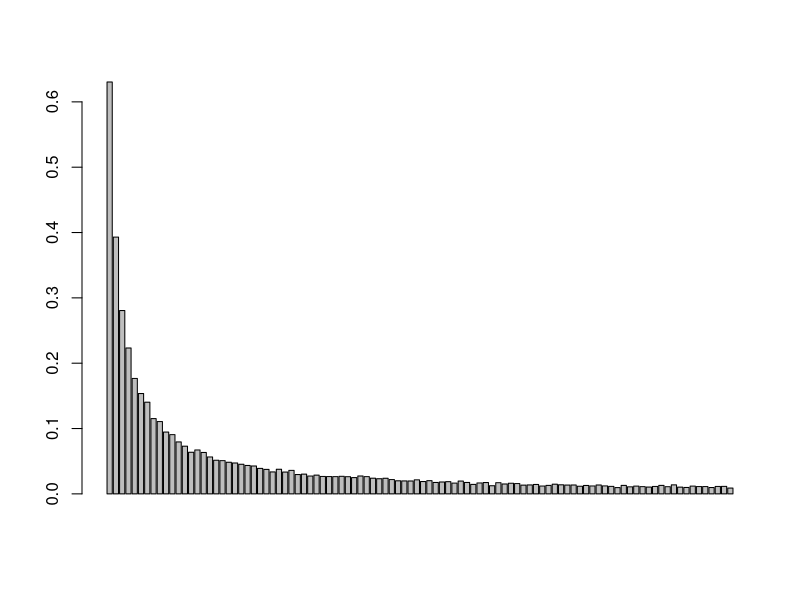
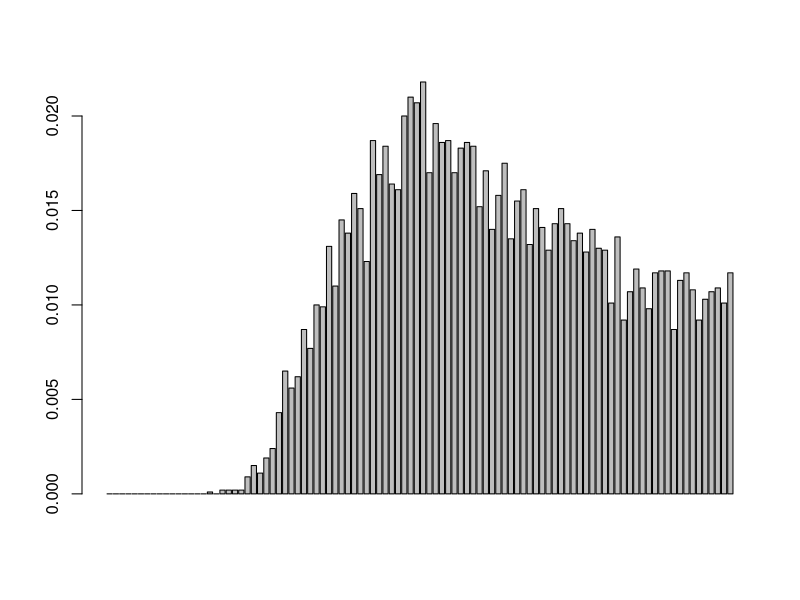

R code for these plots, in order:
# n <- 50
# prisoner <- c(1:(2*n))
# card <- sample(prisoner)
# Find_or_not <- 0

first_card <- function(n, k, strategy, card) {
  if (strategy == 1) {
    card_find <- card[k]
  }
  else if (strategy == 2) {
    card_find <- card[sample(c(1:(2*n)), 1)]
  }
  return(card_find)
}

strategy_1_2 <- function(n, k, card, card_find) {
  Find_or_not <- FALSE

  for (prisoner_try in 1:n) {
    if (card_find == k) {
      Find_or_not <- TRUE
      break
    }
    card_find <- card[card_find]
  }
  return(Find_or_not)
}

strategy_3 <- function(n, k, card) {
  return(sum(k == card[sample(c(1:(2*n)), n)]))
}


Pone <- function(n, k, strategy, nreps) {
  
  prisoner <- c(1:(2*n))
  escape_num <- 0
  
  for (rep in 1:nreps) {
    
    card <- sample(prisoner)
    
    if (strategy == 1 | strategy == 2) {
      card_find <- first_card(n, k, strategy, card)
      escape_num <- escape_num + strategy_1_2(n, k, card, card_find)
    }
    
    else if (strategy == 3) {
      escape_num <- escape_num + strategy_3(n, k, card)
    }
    
  }
  
  return(escape_num/nreps)

}

Pone(50, 1, 1, 10000)
Pone(50, 1, 2, 10000)
Pone(50, 1, 3, 10000)
Pone(5, 1, 1, 10000)
Pone(5, 1, 2, 10000)
Pone(5, 1, 3, 10000)
system.time(Pone(50, 1, 1, 10000))
system.time(Pone(50, 1, 2, 10000))
system.time(Pone(50, 1, 3, 10000))

Pall <- function(n, strategy, nreps) {
  prisoner <- c(1:(2*n))
  success_escape <- 0
  
  for (rep in 1:nreps) {
    
    card <- sample(prisoner)
    escape_num <- 0
    
    for (k in 1:(2*n)) {
      
      if (strategy == 1 | strategy == 2) {
        card_find <- first_card(n, k, strategy, card)
        Find_or_not <- strategy_1_2(n, k, card, card_find)
        if (!Find_or_not) {break}
        escape_num <- escape_num + 1
      }
      
      else if (strategy == 3) {
        Find_or_not <- strategy_3(n, k, card)
        if (!Find_or_not) {break}
        escape_num <- escape_num + 1
      }
    }
    success_escape <- success_escape + (escape_num == (2*n))
    
  }
  return(success_escape/nreps)
  
}

Pall(50, 1, 10000)
Pall(50, 2, 10000)
Pall(50, 3, 10000)
Pall(5, 1, 10000)
Pall(5, 2, 10000)
Pall(5, 3, 10000)
system.time(Pall(50, 1, 10000))
system.time(Pall(50, 2, 10000))
system.time(Pall(50, 3, 10000))

dloop <- function(n, nreps) {
  occur <- vector(length = 2*n)
  box <- c(1:(2*n))
  
  for (try in 1:nreps) {
    card <- sample(box)
    tmp <- vector(length = 2*n)
    for (k in 1:(2*n)) {
      card_find <- card[k]
      for (try_k in 1:(2*n)) {
        if(card_find == k) {
          tmp[try_k] <- 1
          break
        }
        card_find <- card[card_find]
      } 
      
    }
    occur <- occur + tmp
  }
  prob <- occur/nreps
  return(prob)
}
test <- dloop(50,10000)
sum(test)
sum(test[1:50])
class(test)
barplot(test)
sum(dloop(50,10000))
system.time(dloop(50, 10000))

sum(test[1:50])/(sum(test))

#Q6
no_loop_l_50 <- 0
largest <- vector(length = 100)

for (i in 1:10000) {
  tmp <- dloop(50,1)
  index <- c(1:100)
  # no_loop_l_50 <- no_loop_l_50 + (sum(tmp[51:100]) == 0)
  index <- index[tmp == 1]
  largest[max(index)] <- largest[max(index)] + 1
}
no_loop_l_50
test <- largest/10000

barplot(test)
sum(test)




test <- c(1,23,3)
test1 <- c(2,3,1)
test2 <- vector(length = 3)
test+test1+test2
class(as.vector(test2+test1))
# 
# 
# Pone <- function(n, k, strategy, nrep) {
#   prisoner <- c(1:(2*n))
#   sum <- 0
#   for (num in 1:nrep) {
#     card <- sample(prisoner)
#     Find_or_not <- 0
#     
#     if (strategy == 3) {
#       for (i in 1:(2*n)) {
#         tmp <- sum(i == card[sample(c(1:(2*n)), n)])
#         Find_or_not <- Find_or_not + tmp
#         
#         # card_find <- card[sample(c(1:(2*n)), n)]
#         # card_find <- card[sample(prisoner, n)]
#         # for (j in 1:n) {
#         #   if (card_find[j] == i) {
#         #     Find_or_not = Find_or_not + 1
#         #     break
#         #   }
#         # }
#       }
#       
#       
#     }
#     
#     else {
#       for(i in 1:(2*n)) {
#         
#         if (strategy == 1) {
#           card_find <- card[i]#1、2策略的区别在这里改
#         }
#         else if (strategy == 2) {
#           card_find <- card[sample(c(1:(2*n)), 1)]
#         }
# 
#         for (j in 1:n) {
# 
#           if (card_find == i) {
#             Find_or_not = Find_or_not + 1
#             break
#           }
#           card_find <- card[card_find]
# 
#         }
#       }
#     }
#     
#     sum <- sum + Find_or_not
#   }
# 
#   prob <- sum / (nrep*100)
#   return(prob)
# }
# 
# Pone(50,3,10000)
# system.time(Pone(50,1,1000))
# system.time(Pone(50,2,1000))
# system.time(Pone(50,3,1000))
# 
# 
# system.time(test1())
# system.time(test2())
